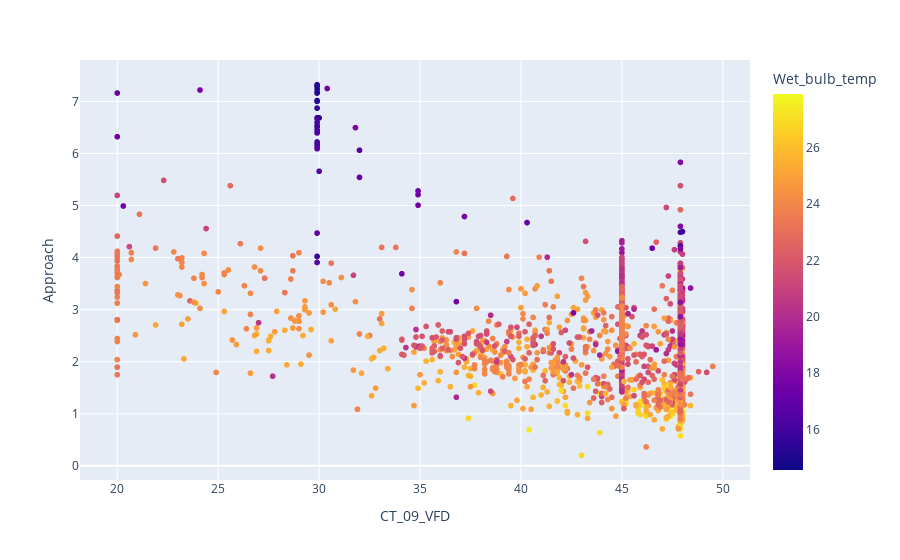

Notebook code cell kept with this figure:
### Code cell
import plotly.express as px
df = opt.df.copy()
df = df[df.Wet_bulb_temp>0]
px.scatter(
    data_frame=df,
    x='CT_09_VFD',
    y='Approach',
    color='Wet_bulb_temp'
)

### Figure 1 — Plotly figure (JSON) as saved in the notebook; plotly's stock layout.template omitted (floating-point values rounded to 4 significant figures; data arrays with more than 128 entries replaced by an {"elided": "..."} marker saying what was removed)
{"data": [{"hovertemplate": "CT_09_VFD=%{x}<br>Approach=%{y}<br>Wet_bulb_temp=%{marker.color}<extra></extra>", "legendgroup": "", "marker": {"color": {"elided": "4419 float values"}, "coloraxis": "coloraxis", "symbol": "circle"}, "mode": "markers", "name": "", "showlegend": false, "type": "scattergl", "x": {"elided": "4419 float values"}, "xaxis": "x", "y": {"elided": "4419 float values"}, "yaxis": "y"}], "layout": {"coloraxis": {"colorbar": {"title": {"text": "Wet_bulb_temp"}}, "colorscale": [[0, "#0d0887"], [0.1111, "#46039f"], [0.2222, "#7201a8"], [0.3333, "#9c179e"], [0.4444, "#bd3786"], [0.5556, "#d8576b"], [0.6667, "#ed7953"], [0.7778, "#fb9f3a"], [0.8889, "#fdca26"], [1, "#f0f921"]]}, "legend": {"tracegroupgap": 0}, "margin": {"t": 60}, "xaxis": {"anchor": "y", "domain": [0, 1], "title": {"text": "CT_09_VFD"}}, "yaxis": {"anchor": "x", "domain": [0, 1], "title": {"text": "Approach"}}}}
